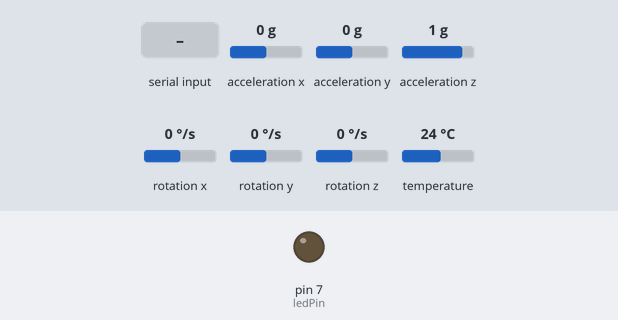
Bench run of a sketch on a simulated Arduino Uno, built with avr-gcc and run on an emulated ATmega328P. Shown: output pins drawn as LEDs (lit = HIGH). The test bench sets the inputs (shaded band); at power-on: acceleration x 0 g, acceleration y 0 g, acceleration z 1 g, rotation x 0 °/s, rotation y 0 °/s, rotation z 0 °/s, temperature 24 °C. What the sketch prints to the serial monitor is not drawn.

Above: at 1.2 s.
1.3 s: "O" received over Serial
At 2.4 s:
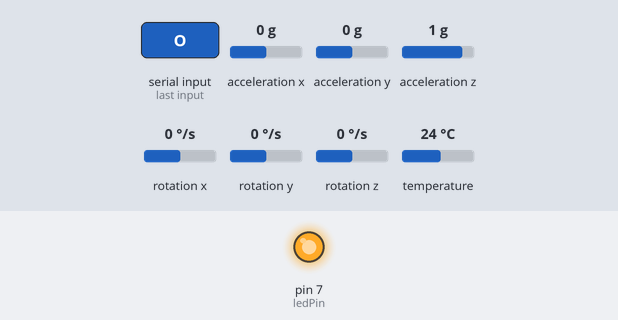
2.8 s: "F" received over Serial
At 3.3 s:
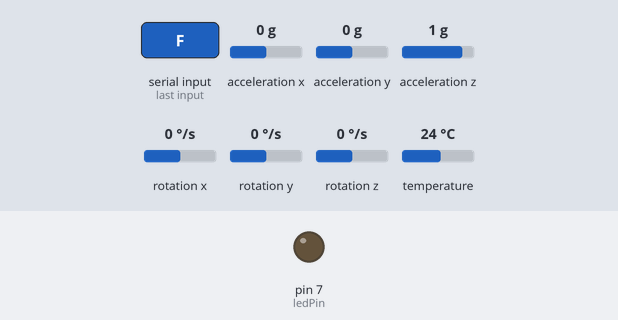
Timing chart, 0 to 5.8 s (numbered marks = the images above; inputs shaded):
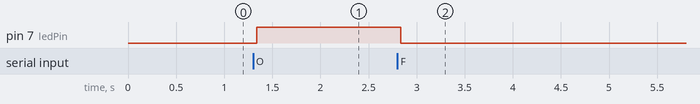

The sketch:

EXP4A.ino
```cpp
#include <Wire.h>
#include <Adafruit_MPU6050.h>
#include <Adafruit_Sensor.h>

Adafruit_MPU6050 mpu;

// --- DEFINE YOUR LED PIN HERE ---
const int ledPin = 7; // LED pin

void setup() {
  Serial.begin(9600);
  while (!Serial) delay(10); // wait for serial

  if (!mpu.begin()) {
    Serial.println("MPU6050 connection failed!");
    while (1);
  }

  Serial.println("MPU6050 connected!");

  // Configure accelerometer range (optional)
  mpu.setAccelerometerRange(MPU6050_RANGE_8_G);
  mpu.setGyroRange(MPU6050_RANGE_500_DEG);
  mpu.setFilterBandwidth(MPU6050_BAND_21_HZ);

  pinMode(ledPin, OUTPUT);
  digitalWrite(ledPin, LOW); // Start with LED off
}

void loop() {
  // 1. Read motion data
  sensors_event_t a, g, temp;
  mpu.getEvent(&a, &g, &temp);

  // 2. Send formatted data to Python (ax, ay, az)
  Serial.print(a.acceleration.x); Serial.print(',');
  Serial.print(a.acceleration.y); Serial.print(',');
  Serial.println(a.acceleration.z);

  // 3. Listen for commands from Python to control the LED
  if (Serial.available() > 0) {
    char cmd = Serial.read();
    if (cmd == 'O') {
      digitalWrite(ledPin, HIGH); // Turn LED ON
    }
    else if (cmd == 'F') {
      digitalWrite(ledPin, LOW);  // Turn LED OFF
    }
  }

  delay(50); // Small delay for stability
}
```

Measured:
- after the input at 1.3 s, pin 7 (ledPin): LOW → HIGH at once
- after the input at 2.8 s, pin 7 (ledPin): HIGH → LOW at once
